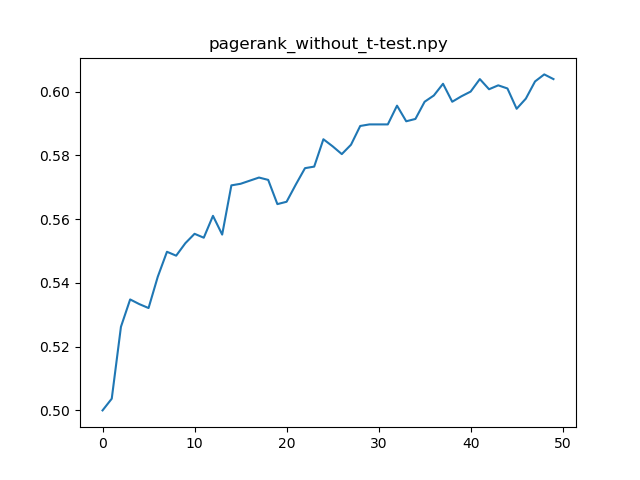

Python code for this plot:
import numpy as np
from matplotlib import pyplot as plt
"""
k-nearest neighbor で被験者をk人選び、それぞれのSVMを訓練し、
それらのSVMの投票によりターゲットのデコーディングを行った結果を
グラフにして表示するスクリプト
"""

def make_plot(filename):
    data = np.load(filename)
    fig = plt.figure()
    plt.plot([i for i in range(len(data))],data)
    plt.title(filename)
    plt.show()
    fig.savefig("C:\\Users\\ktmks\\OneDrive\\画像\\tmp\\"+filename+".png")

filenames = [
"dmap_with_t-test.npy",
"dmap_without_t-test.npy",
"pagerank_with_t-test.npy",
"pagerank_without_t-test.npy",
]

for i in range(len(filenames)):
    make_plot(filenames[i])
